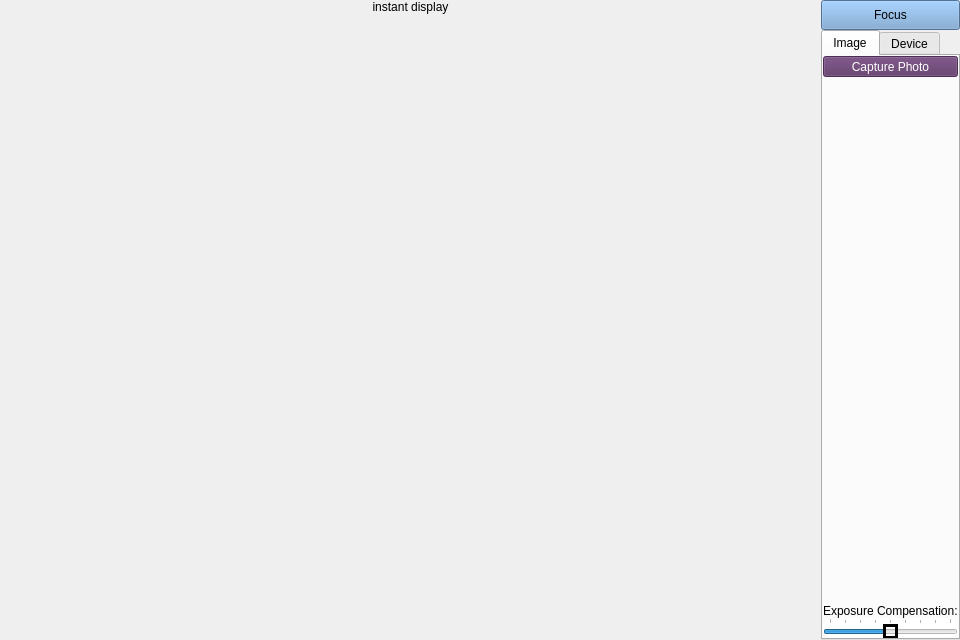
<?xml version="1.0" encoding="UTF-8"?>
<ui version="4.0">
    <class>CameraWidget</class>
    <widget class="QWidget" name="CameraWidget">
        <property name="geometry">
            <rect>
                <x>0</x>
                <y>0</y>
                <width>960</width>
                <height>640</height>
            </rect>
        </property>
        <property name="windowTitle">
            <string>Camera Viewer</string>
        </property>
        <layout class="QHBoxLayout" name="horizontalLayout" stretch="9,1">
            <property name="spacing">
                <number>0</number>
            </property>
            <property name="leftMargin">
                <number>0</number>
            </property>
            <property name="topMargin">
                <number>0</number>
            </property>
            <property name="rightMargin">
                <number>0</number>
            </property>
            <property name="bottomMargin">
                <number>0</number>
            </property>
            <item>
                <layout class="QVBoxLayout" name="view_layout">
                    <property name="spacing">
                        <number>0</number>
                    </property>
                    <item>
                        <widget class="QLabel" name="camera_label">
                            <property name="text">
                                <string>instant display</string>
                            </property>
                            <property name="alignment">
                                <set>Qt::AlignCenter</set>
                            </property>
                        </widget>
                    </item>
                    <item>
                        <widget class="QStackedWidget" name="stacked_widget">
                            <property name="sizePolicy">
                                <sizepolicy hsizetype="Preferred" vsizetype="Preferred">
                                    <horstretch>0</horstretch>
                                    <verstretch>0</verstretch>
                                </sizepolicy>
                            </property>
                            <property name="palette">
                                <palette>
                                    <active>
                                        <colorrole role="Base">
                                            <brush brushstyle="SolidPattern">
                                                <color alpha="255">
                                                    <red>255</red>
                                                    <green>255</green>
                                                    <blue>255</blue>
                                                </color>
                                            </brush>
                                        </colorrole>
                                        <colorrole role="Window">
                                            <brush brushstyle="SolidPattern">
                                                <color alpha="255">
                                                    <red>145</red>
                                                    <green>145</green>
                                                    <blue>145</blue>
                                                </color>
                                            </brush>
                                        </colorrole>
                                    </active>
                                    <inactive>
                                        <colorrole role="Base">
                                            <brush brushstyle="SolidPattern">
                                                <color alpha="255">
                                                    <red>255</red>
                                                    <green>255</green>
                                                    <blue>255</blue>
                                                </color>
                                            </brush>
                                        </colorrole>
                                        <colorrole role="Window">
                                            <brush brushstyle="SolidPattern">
                                                <color alpha="255">
                                                    <red>145</red>
                                                    <green>145</green>
                                                    <blue>145</blue>
                                                </color>
                                            </brush>
                                        </colorrole>
                                    </inactive>
                                    <disabled>
                                        <colorrole role="Base">
                                            <brush brushstyle="SolidPattern">
                                                <color alpha="255">
                                                    <red>145</red>
                                                    <green>145</green>
                                                    <blue>145</blue>
                                                </color>
                                            </brush>
                                        </colorrole>
                                        <colorrole role="Window">
                                            <brush brushstyle="SolidPattern">
                                                <color alpha="255">
                                                    <red>145</red>
                                                    <green>145</green>
                                                    <blue>145</blue>
                                                </color>
                                            </brush>
                                        </colorrole>
                                    </disabled>
                                </palette>
                            </property>
                            <property name="lineWidth">
                                <number>0</number>
                            </property>
                            <property name="currentIndex">
                                <number>0</number>
                            </property>
                            <widget class="QWidget" name="viewfinder_page">
                                <layout class="QGridLayout" name="gridLayout_5">
                                    <property name="leftMargin">
                                        <number>0</number>
                                    </property>
                                    <property name="topMargin">
                                        <number>0</number>
                                    </property>
                                    <property name="rightMargin">
                                        <number>0</number>
                                    </property>
                                    <property name="bottomMargin">
                                        <number>0</number>
                                    </property>
                                    <property name="spacing">
                                        <number>0</number>
                                    </property>
                                    <item row="0" column="0">
                                        <widget class="QCameraViewfinder" name="viewfinder" native="true">
                                            <property name="styleSheet">
                                                <string notr="true"/>
                                            </property>
                                        </widget>
                                    </item>
                                </layout>
                            </widget>
                            <widget class="QWidget" name="preview_page">
                                <layout class="QGridLayout" name="gridLayout_4">
                                    <property name="leftMargin">
                                        <number>0</number>
                                    </property>
                                    <property name="topMargin">
                                        <number>0</number>
                                    </property>
                                    <property name="rightMargin">
                                        <number>0</number>
                                    </property>
                                    <property name="bottomMargin">
                                        <number>0</number>
                                    </property>
                                    <property name="spacing">
                                        <number>0</number>
                                    </property>
                                    <item row="0" column="0">
                                        <widget class="QLabel" name="preview_label">
                                            <property name="sizePolicy">
                                                <sizepolicy hsizetype="Preferred" vsizetype="Preferred">
                                                    <horstretch>0</horstretch>
                                                    <verstretch>0</verstretch>
                                                </sizepolicy>
                                            </property>
                                            <property name="frameShape">
                                                <enum>QFrame::Box</enum>
                                            </property>
                                            <property name="lineWidth">
                                                <number>0</number>
                                            </property>
                                            <property name="text">
                                                <string/>
                                            </property>
                                            <property name="alignment">
                                                <set>Qt::AlignCenter</set>
                                            </property>
                                        </widget>
                                    </item>
                                </layout>
                            </widget>
                        </widget>
                    </item>
                </layout>
            </item>
            <item>
                <layout class="QVBoxLayout" name="ctrl_layout" stretch="1,20">
                    <property name="spacing">
                        <number>0</number>
                    </property>
                    <property name="leftMargin">
                        <number>0</number>
                    </property>
                    <property name="topMargin">
                        <number>0</number>
                    </property>
                    <property name="rightMargin">
                        <number>0</number>
                    </property>
                    <property name="bottomMargin">
                        <number>0</number>
                    </property>
                    <item>
                        <widget class="QToolButton" name="lock_btn">
                            <property name="sizePolicy">
                                <sizepolicy hsizetype="Preferred" vsizetype="Preferred">
                                    <horstretch>0</horstretch>
                                    <verstretch>0</verstretch>
                                </sizepolicy>
                            </property>
                            <property name="styleSheet">
                                <string notr="true">background-color: rgb(114, 159, 207);</string>
                            </property>
                            <property name="text">
                                <string>Focus</string>
                            </property>
                        </widget>
                    </item>
                    <item>
                        <widget class="QTabWidget" name="ctrl_tab_widget">
                            <property name="currentIndex">
                                <number>0</number>
                            </property>
                            <widget class="QWidget" name="tab_image">
                                <attribute name="title">
                                    <string>Image</string>
                                </attribute>
                                <layout class="QGridLayout" name="gridLayout">
                                    <property name="leftMargin">
                                        <number>0</number>
                                    </property>
                                    <property name="topMargin">
                                        <number>0</number>
                                    </property>
                                    <property name="rightMargin">
                                        <number>0</number>
                                    </property>
                                    <property name="bottomMargin">
                                        <number>0</number>
                                    </property>
                                    <property name="spacing">
                                        <number>0</number>
                                    </property>
                                    <item row="2" column="0">
                                        <widget class="QLabel" name="exposure_label">
                                            <property name="text">
                                                <string>Exposure Compensation:</string>
                                            </property>
                                        </widget>
                                    </item>
                                    <item row="1" column="0">
                                        <spacer name="exposure_spacer">
                                            <property name="orientation">
                                                <enum>Qt::Vertical</enum>
                                            </property>
                                            <property name="sizeHint" stdset="0">
                                                <size>
                                                    <width>20</width>
                                                    <height>161</height>
                                                </size>
                                            </property>
                                        </spacer>
                                    </item>
                                    <item row="3" column="0">
                                        <widget class="QSlider" name="exposure_slider">
                                            <property name="sizePolicy">
                                                <sizepolicy hsizetype="Expanding" vsizetype="Preferred">
                                                    <horstretch>0</horstretch>
                                                    <verstretch>0</verstretch>
                                                </sizepolicy>
                                            </property>
                                            <property name="styleSheet">
                                                <string notr="true">QSlider::handle:horizontal {
                                                    background: QRadialGradient(cx:0, cy:0, radius: 1, fx:0.5, fy:0.5,
                                                    stop:0 white, stop:1 green);
                                                    width: 16px;
                                                    height: 16px;
                                                    margin: -5px 6px -5px 6px;
                                                    border-radius:11px;
                                                    border: 3px solid black;
                                                    }
                                                    QSlider::groove:horizontal {
                                                    height: 12px;
                                                    background: qlineargradient(x1:0, y1:0, x2:0, y2:1, stop:0 #B1B1B1,
                                                    stop:1 #c4c4c4);
                                                    margin: 2px 0
                                                    }
                                                    QSlider {
                                                    background-color: white;
                                                    border-style: outset;
                                                    border-radius: 10px;
                                                    }
                                                </string>
                                            </property>
                                            <property name="minimum">
                                                <number>-4</number>
                                            </property>
                                            <property name="maximum">
                                                <number>4</number>
                                            </property>
                                            <property name="pageStep">
                                                <number>2</number>
                                            </property>
                                            <property name="orientation">
                                                <enum>Qt::Horizontal</enum>
                                            </property>
                                            <property name="tickPosition">
                                                <enum>QSlider::TicksAbove</enum>
                                            </property>
                                        </widget>
                                    </item>
                                    <item row="0" column="0">
                                        <widget class="QToolButton" name="shot_btn">
                                            <property name="enabled">
                                                <bool>false</bool>
                                            </property>
                                            <property name="sizePolicy">
                                                <sizepolicy hsizetype="Preferred" vsizetype="Fixed">
                                                    <horstretch>0</horstretch>
                                                    <verstretch>0</verstretch>
                                                </sizepolicy>
                                            </property>
                                            <property name="styleSheet">
                                                <string notr="true">background-color: rgb(92, 53, 102);
                                                    color: rgb(255, 255, 255);
                                                </string>
                                            </property>
                                            <property name="text">
                                                <string>Capture Photo</string>
                                            </property>
                                            <property name="icon">
                                                <iconset resource="../../resources/app.qrc">
                                                    <normaloff>:/images/shutter.png</normaloff>:/images/shutter.png
                                                </iconset>
                                            </property>
                                            <property name="iconSize">
                                                <size>
                                                    <width>32</width>
                                                    <height>32</height>
                                                </size>
                                            </property>
                                            <property name="toolButtonStyle">
                                                <enum>Qt::ToolButtonTextBesideIcon</enum>
                                            </property>
                                        </widget>
                                    </item>
                                </layout>
                            </widget>
                            <widget class="QWidget" name="tab_device">
                                <attribute name="title">
                                    <string>Device</string>
                                </attribute>
                                <layout class="QVBoxLayout" name="verticalLayout">
                                    <property name="spacing">
                                        <number>0</number>
                                    </property>
                                    <property name="leftMargin">
                                        <number>0</number>
                                    </property>
                                    <property name="topMargin">
                                        <number>0</number>
                                    </property>
                                    <property name="rightMargin">
                                        <number>0</number>
                                    </property>
                                    <property name="bottomMargin">
                                        <number>0</number>
                                    </property>
                                    <item>
                                        <widget class="QListWidget" name="device_list">
                                            <property name="sizePolicy">
                                                <sizepolicy hsizetype="Preferred" vsizetype="Preferred">
                                                    <horstretch>0</horstretch>
                                                    <verstretch>0</verstretch>
                                                </sizepolicy>
                                            </property>
                                            <property name="showDropIndicator" stdset="0">
                                                <bool>false</bool>
                                            </property>
                                            <property name="selectionMode">
                                                <enum>QAbstractItemView::SingleSelection</enum>
                                            </property>
                                            <property name="selectionBehavior">
                                                <enum>QAbstractItemView::SelectItems</enum>
                                            </property>
                                            <property name="textElideMode">
                                                <enum>Qt::ElideNone</enum>
                                            </property>
                                            <property name="resizeMode">
                                                <enum>QListView::Adjust</enum>
                                            </property>
                                            <property name="wordWrap">
                                                <bool>true</bool>
                                            </property>
                                            <property name="selectionRectVisible">
                                                <bool>false</bool>
                                            </property>
                                            <property name="itemAlignment">
                                                <set>Qt::AlignLeading</set>
                                            </property>
                                            <property name="sortingEnabled">
                                                <bool>true</bool>
                                            </property>
                                        </widget>
                                    </item>
                                </layout>
                            </widget>
                        </widget>
                    </item>
                </layout>
            </item>
        </layout>
    </widget>
    <customwidgets>
        <customwidget>
            <class>QCameraViewfinder</class>
            <extends>QWidget</extends>
            <header>qcameraviewfinder.h</header>
            <container>1</container>
        </customwidget>
    </customwidgets>
    <resources>
        <include location="../../resources/app.qrc"/>
    </resources>
    <connections/>
</ui>
